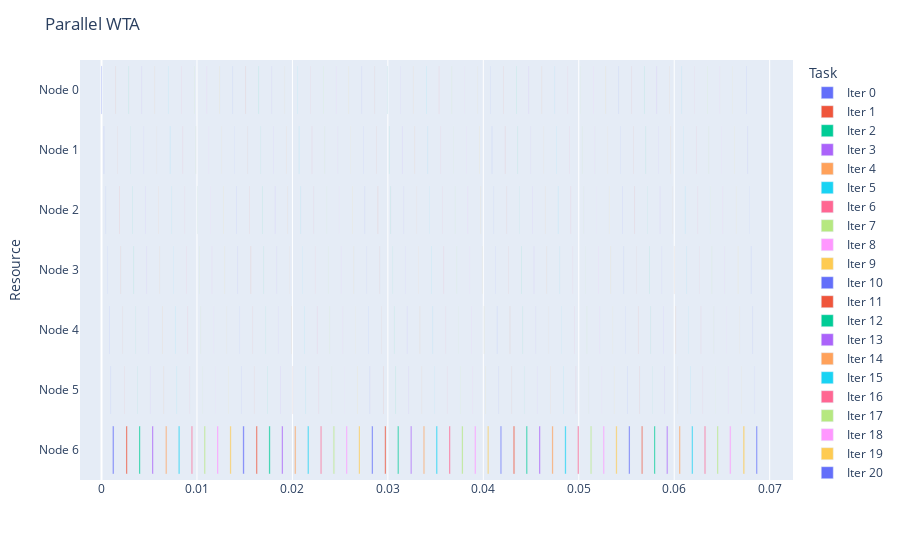

This figure's notebook cell:
### Code cell
fig = getDataGantt(data, "Parallel WTA")
fig.show()

### Figure 1 — Plotly figure (JSON) as saved in the notebook; plotly's stock layout.template omitted (floating-point values rounded to 4 significant figures)
{"data": [{"alignmentgroup": "True", "base": [0, 0.0002489, 0.0004287, 0.0006082, 0.0007865, 0.0009677, 0.001151], "hovertemplate": "Task=Iter 0<br>Start=%{base}<br>Finish=%{x}<br>Resource=%{y}<extra></extra>", "legendgroup": "Iter 0", "marker": {"color": "#636efa", "pattern": {"shape": ""}}, "name": "Iter 0", "offsetgroup": "Iter 0", "orientation": "h", "showlegend": true, "textposition": "auto", "type": "bar", "x": [5.102e-05, 1.884e-05, 1.717e-05, 1.621e-05, 1.621e-05, 1.621e-05, 0.000144], "xaxis": "x", "y": ["Node 0", "Node 1", "Node 2", "Node 3", "Node 4", "Node 5", "Node 6"], "yaxis": "y"}, {"alignmentgroup": "True", "base": [0.001481, 0.001658, 0.001833, 0.002008, 0.002194, 0.002381, 0.002564], "hovertemplate": "Task=Iter 1<br>Start=%{base}<br>Finish=%{x}<br>Resource=%{y}<extra></extra>", "legendgroup": "Iter 1", "marker": {"color": "#EF553B", "pattern": {"shape": ""}}, "name": "Iter 1", "offsetgroup": "Iter 1", "orientation": "h", "showlegend": true, "textposition": "auto", "type": "bar", "x": [1.764e-05, 1.645e-05, 1.597e-05, 1.597e-05, 1.621e-05, 1.621e-05, 0.000133], "xaxis": "x", "y": ["Node 0", "Node 1", "Node 2", "Node 3", "Node 4", "Node 5", "Node 6"], "yaxis": "y"}, {"alignmentgroup": "True", "base": [0.002848, 0.003024, 0.003205, 0.003386, 0.003563, 0.003742, 0.003924], "hovertemplate": "Task=Iter 2<br>Start=%{base}<br>Finish=%{x}<br>Resource=%{y}<extra></extra>", "legendgroup": "Iter 2", "marker": {"color": "#00cc96", "pattern": {"shape": ""}}, "name": "Iter 2", "offsetgroup": "Iter 2", "orientation": "h", "showlegend": true, "textposition": "auto", "type": "bar", "x": [1.717e-05, 1.574e-05, 1.526e-05, 1.55e-05, 1.55e-05, 1.597e-05, 0.0001326], "xaxis": "x", "y": ["Node 0", "Node 1", "Node 2", "Node 3", "Node 4", "Node 5", "Node 6"], "yaxis": "y"}, {"alignmentgroup": "True", "base": [0.004213, 0.00439, 0.004563, 0.004738, 0.004915, 0.005095, 0.005291], "hovertemplate": "Task=Iter 3<br>Start=%{base}<br>Finish=%{x}<br>Resource=%{y}<extra></extra>", "legendgroup": "Iter 3", "marker": {"color": "#ab63fa", "pattern": {"shape": ""}}, "name": "Iter 3", "offsetgroup": "Iter 3", "orientation": "h", "showlegend": true, "textposition": "auto", "type": "bar", "x": [1.74e-05, 1.55e-05, 1.55e-05, 1.55e-05, 1.574e-05, 1.597e-05, 0.000133], "xaxis": "x", "y": ["Node 0", "Node 1", "Node 2", "Node 3", "Node 4", "Node 5", "Node 6"], "yaxis": "y"}, {"alignmentgroup": "True", "base": [0.005574, 0.00575, 0.005923, 0.006099, 0.006341, 0.006527, 0.006708], "hovertemplate": "Task=Iter 4<br>Start=%{base}<br>Finish=%{x}<br>Resource=%{y}<extra></extra>", "legendgroup": "Iter 4", "marker": {"color": "#FFA15A", "pattern": {"shape": ""}}, "name": "Iter 4", "offsetgroup": "Iter 4", "orientation": "h", "showlegend": true, "textposition": "auto", "type": "bar", "x": [1.717e-05, 1.574e-05, 1.55e-05, 1.574e-05, 1.836e-05, 1.597e-05, 0.0001314], "xaxis": "x", "y": ["Node 0", "Node 1", "Node 2", "Node 3", "Node 4", "Node 5", "Node 6"], "yaxis": "y"}, {"alignmentgroup": "True", "base": [0.006988, 0.007171, 0.00735, 0.007524, 0.007699, 0.007878, 0.008057], "hovertemplate": "Task=Iter 5<br>Start=%{base}<br>Finish=%{x}<br>Resource=%{y}<extra></extra>", "legendgroup": "Iter 5", "marker": {"color": "#19d3f3", "pattern": {"shape": ""}}, "name": "Iter 5", "offsetgroup": "Iter 5", "orientation": "h", "showlegend": true, "textposition": "auto", "type": "bar", "x": [1.717e-05, 1.597e-05, 1.574e-05, 1.526e-05, 1.597e-05, 1.55e-05, 0.0001388], "xaxis": "x", "y": ["Node 0", "Node 1", "Node 2", "Node 3", "Node 4", "Node 5", "Node 6"], "yaxis": "y"}, {"alignmentgroup": "True", "base": [0.00835, 0.008525, 0.008696, 0.008869, 0.009046, 0.009229, 0.009409], "hovertemplate": "Task=Iter 6<br>Start=%{base}<br>Finish=%{x}<br>Resource=%{y}<extra></extra>", "legendgroup": "Iter 6", "marker": {"color": "#FF6692", "pattern": {"shape": ""}}, "name": "Iter 6", "offsetgroup": "Iter 6", "orientation": "h", "showlegend": true, "textposition": "auto", "type": "bar", "x": [1.693e-05, 1.55e-05, 1.574e-05, 1.597e-05, 1.574e-05, 1.597e-05, 0.0001326], "xaxis": "x", "y": ["Node 0", "Node 1", "Node 2", "Node 3", "Node 4", "Node 5", "Node 6"], "yaxis": "y"}, {"alignmentgroup": "True", "base": [0.00969, 0.009865, 0.01004, 0.01022, 0.0104, 0.01057, 0.01075], "hovertemplate": "Task=Iter 7<br>Start=%{base}<br>Finish=%{x}<br>Resource=%{y}<extra></extra>", "legendgroup": "Iter 7", "marker": {"color": "#B6E880", "pattern": {"shape": ""}}, "name": "Iter 7", "offsetgroup": "Iter 7", "orientation": "h", "showlegend": true, "textposition": "auto", "type": "bar", "x": [1.74e-05, 1.574e-05, 1.574e-05, 1.597e-05, 1.574e-05, 1.621e-05, 0.0001347], "xaxis": "x", "y": ["Node 0", "Node 1", "Node 2", "Node 3", "Node 4", "Node 5", "Node 6"], "yaxis": "y"}, {"alignmentgroup": "True", "base": [0.01104, 0.01122, 0.01139, 0.01156, 0.01174, 0.01192, 0.0121], "hovertemplate": "Task=Iter 8<br>Start=%{base}<br>Finish=%{x}<br>Resource=%{y}<extra></extra>", "legendgroup": "Iter 8", "marker": {"color": "#FF97FF", "pattern": {"shape": ""}}, "name": "Iter 8", "offsetgroup": "Iter 8", "orientation": "h", "showlegend": true, "textposition": "auto", "type": "bar", "x": [1.74e-05, 1.55e-05, 1.55e-05, 1.55e-05, 1.574e-05, 1.574e-05, 0.0001404], "xaxis": "x", "y": ["Node 0", "Node 1", "Node 2", "Node 3", "Node 4", "Node 5", "Node 6"], "yaxis": "y"}, {"alignmentgroup": "True", "base": [0.01239, 0.01256, 0.01274, 0.01291, 0.01309, 0.01327, 0.01345], "hovertemplate": "Task=Iter 9<br>Start=%{base}<br>Finish=%{x}<br>Resource=%{y}<extra></extra>", "legendgroup": "Iter 9", "marker": {"color": "#FECB52", "pattern": {"shape": ""}}, "name": "Iter 9", "offsetgroup": "Iter 9", "orientation": "h", "showlegend": true, "textposition": "auto", "type": "bar", "x": [1.74e-05, 1.574e-05, 1.55e-05, 1.55e-05, 1.574e-05, 1.621e-05, 0.000133], "xaxis": "x", "y": ["Node 0", "Node 1", "Node 2", "Node 3", "Node 4", "Node 5", "Node 6"], "yaxis": "y"}, {"alignmentgroup": "True", "base": [0.01374, 0.01392, 0.01409, 0.01427, 0.01445, 0.01463, 0.01481], "hovertemplate": "Task=Iter 10<br>Start=%{base}<br>Finish=%{x}<br>Resource=%{y}<extra></extra>", "legendgroup": "Iter 10", "marker": {"color": "#636efa", "pattern": {"shape": ""}}, "name": "Iter 10", "offsetgroup": "Iter 10", "orientation": "h", "showlegend": true, "textposition": "auto", "type": "bar", "x": [1.74e-05, 1.574e-05, 1.55e-05, 1.574e-05, 1.597e-05, 1.574e-05, 0.0001392], "xaxis": "x", "y": ["Node 0", "Node 1", "Node 2", "Node 3", "Node 4", "Node 5", "Node 6"], "yaxis": "y"}, {"alignmentgroup": "True", "base": [0.01512, 0.0153, 0.01548, 0.01565, 0.01583, 0.01601, 0.01619], "hovertemplate": "Task=Iter 11<br>Start=%{base}<br>Finish=%{x}<br>Resource=%{y}<extra></extra>", "legendgroup": "Iter 11", "marker": {"color": "#EF553B", "pattern": {"shape": ""}}, "name": "Iter 11", "offsetgroup": "Iter 11", "orientation": "h", "showlegend": true, "textposition": "auto", "type": "bar", "x": [1.693e-05, 1.55e-05, 1.55e-05, 1.574e-05, 1.621e-05, 1.597e-05, 0.0001328], "xaxis": "x", "y": ["Node 0", "Node 1", "Node 2", "Node 3", "Node 4", "Node 5", "Node 6"], "yaxis": "y"}, {"alignmentgroup": "True", "base": [0.01647, 0.01665, 0.01682, 0.01699, 0.01718, 0.01736, 0.01754], "hovertemplate": "Task=Iter 12<br>Start=%{base}<br>Finish=%{x}<br>Resource=%{y}<extra></extra>", "legendgroup": "Iter 12", "marker": {"color": "#00cc96", "pattern": {"shape": ""}}, "name": "Iter 12", "offsetgroup": "Iter 12", "orientation": "h", "showlegend": true, "textposition": "auto", "type": "bar", "x": [1.717e-05, 1.55e-05, 1.574e-05, 1.55e-05, 1.597e-05, 1.597e-05, 0.000133], "xaxis": "x", "y": ["Node 0", "Node 1", "Node 2", "Node 3", "Node 4", "Node 5", "Node 6"], "yaxis": "y"}, {"alignmentgroup": "True", "base": [0.01782, 0.01799, 0.01817, 0.01835, 0.01852, 0.0187, 0.01888], "hovertemplate": "Task=Iter 13<br>Start=%{base}<br>Finish=%{x}<br>Resource=%{y}<extra></extra>", "legendgroup": "Iter 13", "marker": {"color": "#ab63fa", "pattern": {"shape": ""}}, "name": "Iter 13", "offsetgroup": "Iter 13", "orientation": "h", "showlegend": true, "textposition": "auto", "type": "bar", "x": [1.717e-05, 1.55e-05, 1.55e-05, 1.574e-05, 1.55e-05, 1.574e-05, 0.0001328], "xaxis": "x", "y": ["Node 0", "Node 1", "Node 2", "Node 3", "Node 4", "Node 5", "Node 6"], "yaxis": "y"}, {"alignmentgroup": "True", "base": [0.01917, 0.01934, 0.01951, 0.01969, 0.01986, 0.02004, 0.02023], "hovertemplate": "Task=Iter 14<br>Start=%{base}<br>Finish=%{x}<br>Resource=%{y}<extra></extra>", "legendgroup": "Iter 14", "marker": {"color": "#FFA15A", "pattern": {"shape": ""}}, "name": "Iter 14", "offsetgroup": "Iter 14", "orientation": "h", "showlegend": true, "textposition": "auto", "type": "bar", "x": [1.74e-05, 1.574e-05, 1.55e-05, 1.55e-05, 1.597e-05, 1.574e-05, 0.0001323], "xaxis": "x", "y": ["Node 0", "Node 1", "Node 2", "Node 3", "Node 4", "Node 5", "Node 6"], "yaxis": "y"}, {"alignmentgroup": "True", "base": [0.02051, 0.02068, 0.02086, 0.02104, 0.02122, 0.02141, 0.02159], "hovertemplate": "Task=Iter 15<br>Start=%{base}<br>Finish=%{x}<br>Resource=%{y}<extra></extra>", "legendgroup": "Iter 15", "marker": {"color": "#19d3f3", "pattern": {"shape": ""}}, "name": "Iter 15", "offsetgroup": "Iter 15", "orientation": "h", "showlegend": true, "textposition": "auto", "type": "bar", "x": [1.693e-05, 1.55e-05, 2.027e-05, 1.574e-05, 1.597e-05, 1.574e-05, 0.0001326], "xaxis": "x", "y": ["Node 0", "Node 1", "Node 2", "Node 3", "Node 4", "Node 5", "Node 6"], "yaxis": "y"}, {"alignmentgroup": "True", "base": [0.02187, 0.02204, 0.02222, 0.0224, 0.02257, 0.02275, 0.02293], "hovertemplate": "Task=Iter 16<br>Start=%{base}<br>Finish=%{x}<br>Resource=%{y}<extra></extra>", "legendgroup": "Iter 16", "marker": {"color": "#FF6692", "pattern": {"shape": ""}}, "name": "Iter 16", "offsetgroup": "Iter 16", "orientation": "h", "showlegend": true, "textposition": "auto", "type": "bar", "x": [1.717e-05, 1.55e-05, 1.55e-05, 1.574e-05, 1.526e-05, 1.574e-05, 0.0001316], "xaxis": "x", "y": ["Node 0", "Node 1", "Node 2", "Node 3", "Node 4", "Node 5", "Node 6"], "yaxis": "y"}, {"alignmentgroup": "True", "base": [0.02322, 0.0234, 0.02357, 0.02374, 0.02392, 0.0241, 0.02428], "hovertemplate": "Task=Iter 17<br>Start=%{base}<br>Finish=%{x}<br>Resource=%{y}<extra></extra>", "legendgroup": "Iter 17", "marker": {"color": "#B6E880", "pattern": {"shape": ""}}, "name": "Iter 17", "offsetgroup": "Iter 17", "orientation": "h", "showlegend": true, "textposition": "auto", "type": "bar", "x": [2.003e-05, 1.526e-05, 1.55e-05, 1.526e-05, 1.55e-05, 1.526e-05, 0.0001323], "xaxis": "x", "y": ["Node 0", "Node 1", "Node 2", "Node 3", "Node 4", "Node 5", "Node 6"], "yaxis": "y"}, {"alignmentgroup": "True", "base": [0.02456, 0.02474, 0.02491, 0.02509, 0.02527, 0.02544, 0.02562], "hovertemplate": "Task=Iter 18<br>Start=%{base}<br>Finish=%{x}<br>Resource=%{y}<extra></extra>", "legendgroup": "Iter 18", "marker": {"color": "#FF97FF", "pattern": {"shape": ""}}, "name": "Iter 18", "offsetgroup": "Iter 18", "orientation": "h", "showlegend": true, "textposition": "auto", "type": "bar", "x": [1.717e-05, 1.574e-05, 1.55e-05, 1.55e-05, 1.597e-05, 1.55e-05, 0.0001307], "xaxis": "x", "y": ["Node 0", "Node 1", "Node 2", "Node 3", "Node 4", "Node 5", "Node 6"], "yaxis": "y"}, {"alignmentgroup": "True", "base": [0.0259, 0.02607, 0.02625, 0.02642, 0.0266, 0.02677, 0.02695], "hovertemplate": "Task=Iter 19<br>Start=%{base}<br>Finish=%{x}<br>Resource=%{y}<extra></extra>", "legendgroup": "Iter 19", "marker": {"color": "#FECB52", "pattern": {"shape": ""}}, "name": "Iter 19", "offsetgroup": "Iter 19", "orientation": "h", "showlegend": true, "textposition": "auto", "type": "bar", "x": [1.693e-05, 1.574e-05, 1.574e-05, 1.55e-05, 1.574e-05, 1.597e-05, 0.0001297], "xaxis": "x", "y": ["Node 0", "Node 1", "Node 2", "Node 3", "Node 4", "Node 5", "Node 6"], "yaxis": "y"}, {"alignmentgroup": "True", "base": [0.02725, 0.02742, 0.02759, 0.02776, 0.02794, 0.02812, 0.02831], "hovertemplate": "Task=Iter 20<br>Start=%{base}<br>Finish=%{x}<br>Resource=%{y}<extra></extra>", "legendgroup": "Iter 20", "marker": {"color": "#636efa", "pattern": {"shape": ""}}, "name": "Iter 20", "offsetgroup": "Iter 20", "orientation": "h", "showlegend": true, "textposition": "auto", "type": "bar", "x": [1.788e-05, 1.574e-05, 1.574e-05, 1.55e-05, 1.597e-05, 1.55e-05, 0.0001316], "xaxis": "x", "y": ["Node 0", "Node 1", "Node 2", "Node 3", "Node 4", "Node 5", "Node 6"], "yaxis": "y"}, {"alignmentgroup": "True", "base": [0.02861, 0.02879, 0.02896, 0.02913, 0.02932, 0.0295, 0.02968], "hovertemplate": "Task=Iter 21<br>Start=%{base}<br>Finish=%{x}<br>Resource=%{y}<extra></extra>", "legendgroup": "Iter 21", "marker": {"color": "#EF553B", "pattern": {"shape": ""}}, "name": "Iter 21", "offsetgroup": "Iter 21", "orientation": "h", "showlegend": true, "textposition": "auto", "type": "bar", "x": [1.669e-05, 1.55e-05, 1.55e-05, 1.597e-05, 1.55e-05, 1.597e-05, 0.0001323], "xaxis": "x", "y": ["Node 0", "Node 1", "Node 2", "Node 3", "Node 4", "Node 5", "Node 6"], "yaxis": "y"}, {"alignmentgroup": "True", "base": [0.02995, 0.03013, 0.03031, 0.03048, 0.03066, 0.03084, 0.03101], "hovertemplate": "Task=Iter 22<br>Start=%{base}<br>Finish=%{x}<br>Resource=%{y}<extra></extra>", "legendgroup": "Iter 22", "marker": {"color": "#00cc96", "pattern": {"shape": ""}}, "name": "Iter 22", "offsetgroup": "Iter 22", "orientation": "h", "showlegend": true, "textposition": "auto", "type": "bar", "x": [1.717e-05, 1.574e-05, 1.55e-05, 1.574e-05, 1.55e-05, 1.597e-05, 0.0001318], "xaxis": "x", "y": ["Node 0", "Node 1", "Node 2", "Node 3", "Node 4", "Node 5", "Node 6"], "yaxis": "y"}, {"alignmentgroup": "True", "base": [0.03131, 0.03148, 0.03165, 0.03183, 0.032, 0.03219, 0.03237], "hovertemplate": "Task=Iter 23<br>Start=%{base}<br>Finish=%{x}<br>Resource=%{y}<extra></extra>", "legendgroup": "Iter 23", "marker": {"color": "#ab63fa", "pattern": {"shape": ""}}, "name": "Iter 23", "offsetgroup": "Iter 23", "orientation": "h", "showlegend": true, "textposition": "auto", "type": "bar", "x": [1.717e-05, 1.574e-05, 1.55e-05, 1.55e-05, 1.55e-05, 1.645e-05, 0.0001318], "xaxis": "x", "y": ["Node 0", "Node 1", "Node 2", "Node 3", "Node 4", "Node 5", "Node 6"], "yaxis": "y"}, {"alignmentgroup": "True", "base": [0.03265, 0.03282, 0.033, 0.03318, 0.03336, 0.03354, 0.03372], "hovertemplate": "Task=Iter 24<br>Start=%{base}<br>Finish=%{x}<br>Resource=%{y}<extra></extra>", "legendgroup": "Iter 24", "marker": {"color": "#FFA15A", "pattern": {"shape": ""}}, "name": "Iter 24", "offsetgroup": "Iter 24", "orientation": "h", "showlegend": true, "textposition": "auto", "type": "bar", "x": [1.669e-05, 1.621e-05, 1.55e-05, 1.574e-05, 1.574e-05, 1.574e-05, 0.0001326], "xaxis": "x", "y": ["Node 0", "Node 1", "Node 2", "Node 3", "Node 4", "Node 5", "Node 6"], "yaxis": "y"}, {"alignmentgroup": "True", "base": [0.034, 0.03418, 0.03435, 0.03453, 0.0347, 0.03488, 0.03506], "hovertemplate": "Task=Iter 25<br>Start=%{base}<br>Finish=%{x}<br>Resource=%{y}<extra></extra>", "legendgroup": "Iter 25", "marker": {"color": "#19d3f3", "pattern": {"shape": ""}}, "name": "Iter 25", "offsetgroup": "Iter 25", "orientation": "h", "showlegend": true, "textposition": "auto", "type": "bar", "x": [1.669e-05, 1.574e-05, 1.574e-05, 1.574e-05, 1.526e-05, 1.597e-05, 0.0001385], "xaxis": "x", "y": ["Node 0", "Node 1", "Node 2", "Node 3", "Node 4", "Node 5", "Node 6"], "yaxis": "y"}, {"alignmentgroup": "True", "base": [0.03535, 0.03552, 0.03569, 0.03587, 0.03604, 0.03623, 0.03641], "hovertemplate": "Task=Iter 26<br>Start=%{base}<br>Finish=%{x}<br>Resource=%{y}<extra></extra>", "legendgroup": "Iter 26", "marker": {"color": "#FF6692", "pattern": {"shape": ""}}, "name": "Iter 26", "offsetgroup": "Iter 26", "orientation": "h", "showlegend": true, "textposition": "auto", "type": "bar", "x": [1.669e-05, 1.574e-05, 1.55e-05, 1.574e-05, 1.55e-05, 1.621e-05, 0.0001316], "xaxis": "x", "y": ["Node 0", "Node 1", "Node 2", "Node 3", "Node 4", "Node 5", "Node 6"], "yaxis": "y"}, {"alignmentgroup": "True", "base": [0.03669, 0.03686, 0.03703, 0.03721, 0.03739, 0.03756, 0.03774], "hovertemplate": "Task=Iter 27<br>Start=%{base}<br>Finish=%{x}<br>Resource=%{y}<extra></extra>", "legendgroup": "Iter 27", "marker": {"color": "#B6E880", "pattern": {"shape": ""}}, "name": "Iter 27", "offsetgroup": "Iter 27", "orientation": "h", "showlegend": true, "textposition": "auto", "type": "bar", "x": [1.669e-05, 1.55e-05, 1.597e-05, 1.526e-05, 1.597e-05, 1.574e-05, 0.0001323], "xaxis": "x", "y": ["Node 0", "Node 1", "Node 2", "Node 3", "Node 4", "Node 5", "Node 6"], "yaxis": "y"}, {"alignmentgroup": "True", "base": [0.03802, 0.03821, 0.03838, 0.03855, 0.03872, 0.0389, 0.03909], "hovertemplate": "Task=Iter 28<br>Start=%{base}<br>Finish=%{x}<br>Resource=%{y}<extra></extra>", "legendgroup": "Iter 28", "marker": {"color": "#FF97FF", "pattern": {"shape": ""}}, "name": "Iter 28", "offsetgroup": "Iter 28", "orientation": "h", "showlegend": true, "textposition": "auto", "type": "bar", "x": [1.717e-05, 1.574e-05, 1.574e-05, 1.526e-05, 1.55e-05, 1.621e-05, 0.000138], "xaxis": "x", "y": ["Node 0", "Node 1", "Node 2", "Node 3", "Node 4", "Node 5", "Node 6"], "yaxis": "y"}, {"alignmentgroup": "True", "base": [0.03938, 0.03955, 0.03972, 0.03989, 0.04007, 0.04026, 0.04044], "hovertemplate": "Task=Iter 29<br>Start=%{base}<br>Finish=%{x}<br>Resource=%{y}<extra></extra>", "legendgroup": "Iter 29", "marker": {"color": "#FECB52", "pattern": {"shape": ""}}, "name": "Iter 29", "offsetgroup": "Iter 29", "orientation": "h", "showlegend": true, "textposition": "auto", "type": "bar", "x": [1.717e-05, 1.55e-05, 1.55e-05, 1.574e-05, 1.526e-05, 1.812e-05, 0.0001307], "xaxis": "x", "y": ["Node 0", "Node 1", "Node 2", "Node 3", "Node 4", "Node 5", "Node 6"], "yaxis": "y"}, {"alignmentgroup": "True", "base": [0.04073, 0.0409, 0.04107, 0.04125, 0.04143, 0.04161, 0.04179], "hovertemplate": "Task=Iter 30<br>Start=%{base}<br>Finish=%{x}<br>Resource=%{y}<extra></extra>", "legendgroup": "Iter 30", "marker": {"color": "#636efa", "pattern": {"shape": ""}}, "name": "Iter 30", "offsetgroup": "Iter 30", "orientation": "h", "showlegend": true, "textposition": "auto", "type": "bar", "x": [1.74e-05, 1.55e-05, 1.55e-05, 1.597e-05, 1.574e-05, 1.574e-05, 0.0001302], "xaxis": "x", "y": ["Node 0", "Node 1", "Node 2", "Node 3", "Node 4", "Node 5", "Node 6"], "yaxis": "y"}, {"alignmentgroup": "True", "base": [0.04208, 0.04227, 0.04244, 0.04261, 0.04279, 0.04297, 0.04314], "hovertemplate": "Task=Iter 31<br>Start=%{base}<br>Finish=%{x}<br>Resource=%{y}<extra></extra>", "legendgroup": "Iter 31", "marker": {"color": "#EF553B", "pattern": {"shape": ""}}, "name": "Iter 31", "offsetgroup": "Iter 31", "orientation": "h", "showlegend": true, "textposition": "auto", "type": "bar", "x": [1.645e-05, 1.574e-05, 1.574e-05, 1.574e-05, 1.55e-05, 1.55e-05, 0.0001416], "xaxis": "x", "y": ["Node 0", "Node 1", "Node 2", "Node 3", "Node 4", "Node 5", "Node 6"], "yaxis": "y"}, {"alignmentgroup": "True", "base": [0.04343, 0.04361, 0.04378, 0.04395, 0.04413, 0.04431, 0.04449], "hovertemplate": "Task=Iter 32<br>Start=%{base}<br>Finish=%{x}<br>Resource=%{y}<extra></extra>", "legendgroup": "Iter 32", "marker": {"color": "#00cc96", "pattern": {"shape": ""}}, "name": "Iter 32", "offsetgroup": "Iter 32", "orientation": "h", "showlegend": true, "textposition": "auto", "type": "bar", "x": [1.693e-05, 1.574e-05, 1.55e-05, 1.597e-05, 1.55e-05, 1.574e-05, 0.0001318], "xaxis": "x", "y": ["Node 0", "Node 1", "Node 2", "Node 3", "Node 4", "Node 5", "Node 6"], "yaxis": "y"}, {"alignmentgroup": "True", "base": [0.04477, 0.04495, 0.04512, 0.0453, 0.04548, 0.04566, 0.04584], "hovertemplate": "Task=Iter 33<br>Start=%{base}<br>Finish=%{x}<br>Resource=%{y}<extra></extra>", "legendgroup": "Iter 33", "marker": {"color": "#ab63fa", "pattern": {"shape": ""}}, "name": "Iter 33", "offsetgroup": "Iter 33", "orientation": "h", "showlegend": true, "textposition": "auto", "type": "bar", "x": [1.717e-05, 1.574e-05, 1.597e-05, 1.597e-05, 1.574e-05, 1.574e-05, 0.0001321], "xaxis": "x", "y": ["Node 0", "Node 1", "Node 2", "Node 3", "Node 4", "Node 5", "Node 6"], "yaxis": "y"}, {"alignmentgroup": "True", "base": [0.04612, 0.0463, 0.04647, 0.04665, 0.04682, 0.047, 0.04719], "hovertemplate": "Task=Iter 34<br>Start=%{base}<br>Finish=%{x}<br>Resource=%{y}<extra></extra>", "legendgroup": "Iter 34", "marker": {"color": "#FFA15A", "pattern": {"shape": ""}}, "name": "Iter 34", "offsetgroup": "Iter 34", "orientation": "h", "showlegend": true, "textposition": "auto", "type": "bar", "x": [1.717e-05, 1.597e-05, 1.55e-05, 1.574e-05, 1.526e-05, 1.597e-05, 0.0001323], "xaxis": "x", "y": ["Node 0", "Node 1", "Node 2", "Node 3", "Node 4", "Node 5", "Node 6"], "yaxis": "y"}, {"alignmentgroup": "True", "base": [0.04747, 0.04764, 0.04782, 0.048, 0.04818, 0.04836, 0.04854], "hovertemplate": "Task=Iter 35<br>Start=%{base}<br>Finish=%{x}<br>Resource=%{y}<extra></extra>", "legendgroup": "Iter 35", "marker": {"color": "#19d3f3", "pattern": {"shape": ""}}, "name": "Iter 35", "offsetgroup": "Iter 35", "orientation": "h", "showlegend": true, "textposition": "auto", "type": "bar", "x": [1.717e-05, 1.574e-05, 1.55e-05, 1.55e-05, 1.621e-05, 1.597e-05, 0.0001333], "xaxis": "x", "y": ["Node 0", "Node 1", "Node 2", "Node 3", "Node 4", "Node 5", "Node 6"], "yaxis": "y"}, {"alignmentgroup": "True", "base": [0.04882, 0.049, 0.04917, 0.04935, 0.04952, 0.0497, 0.04988], "hovertemplate": "Task=Iter 36<br>Start=%{base}<br>Finish=%{x}<br>Resource=%{y}<extra></extra>", "legendgroup": "Iter 36", "marker": {"color": "#FF6692", "pattern": {"shape": ""}}, "name": "Iter 36", "offsetgroup": "Iter 36", "orientation": "h", "showlegend": true, "textposition": "auto", "type": "bar", "x": [1.669e-05, 1.574e-05, 1.574e-05, 1.574e-05, 1.574e-05, 1.597e-05, 0.0001314], "xaxis": "x", "y": ["Node 0", "Node 1", "Node 2", "Node 3", "Node 4", "Node 5", "Node 6"], "yaxis": "y"}, {"alignmentgroup": "True", "base": [0.05016, 0.05034, 0.05051, 0.05068, 0.05085, 0.05103, 0.05122], "hovertemplate": "Task=Iter 37<br>Start=%{base}<br>Finish=%{x}<br>Resource=%{y}<extra></extra>", "legendgroup": "Iter 37", "marker": {"color": "#B6E880", "pattern": {"shape": ""}}, "name": "Iter 37", "offsetgroup": "Iter 37", "orientation": "h", "showlegend": true, "textposition": "auto", "type": "bar", "x": [1.74e-05, 1.55e-05, 1.574e-05, 1.574e-05, 1.55e-05, 1.645e-05, 0.0001307], "xaxis": "x", "y": ["Node 0", "Node 1", "Node 2", "Node 3", "Node 4", "Node 5", "Node 6"], "yaxis": "y"}, {"alignmentgroup": "True", "base": [0.0515, 0.05167, 0.05184, 0.05202, 0.0522, 0.05238, 0.05256], "hovertemplate": "Task=Iter 38<br>Start=%{base}<br>Finish=%{x}<br>Resource=%{y}<extra></extra>", "legendgroup": "Iter 38", "marker": {"color": "#FF97FF", "pattern": {"shape": ""}}, "name": "Iter 38", "offsetgroup": "Iter 38", "orientation": "h", "showlegend": true, "textposition": "auto", "type": "bar", "x": [1.74e-05, 1.574e-05, 1.764e-05, 1.574e-05, 1.597e-05, 1.574e-05, 0.0001311], "xaxis": "x", "y": ["Node 0", "Node 1", "Node 2", "Node 3", "Node 4", "Node 5", "Node 6"], "yaxis": "y"}, {"alignmentgroup": "True", "base": [0.05283, 0.05301, 0.05318, 0.05336, 0.05353, 0.05371, 0.05389], "hovertemplate": "Task=Iter 39<br>Start=%{base}<br>Finish=%{x}<br>Resource=%{y}<extra></extra>", "legendgroup": "Iter 39", "marker": {"color": "#FECB52", "pattern": {"shape": ""}}, "name": "Iter 39", "offsetgroup": "Iter 39", "orientation": "h", "showlegend": true, "textposition": "auto", "type": "bar", "x": [1.693e-05, 1.574e-05, 1.574e-05, 1.574e-05, 1.597e-05, 1.574e-05, 0.0001307], "xaxis": "x", "y": ["Node 0", "Node 1", "Node 2", "Node 3", "Node 4", "Node 5", "Node 6"], "yaxis": "y"}, {"alignmentgroup": "True", "base": [0.05419, 0.05436, 0.05453, 0.05471, 0.05488, 0.05505, 0.05524], "hovertemplate": "Task=Iter 40<br>Start=%{base}<br>Finish=%{x}<br>Resource=%{y}<extra></extra>", "legendgroup": "Iter 40", "marker": {"color": "#636efa", "pattern": {"shape": ""}}, "name": "Iter 40", "offsetgroup": "Iter 40", "orientation": "h", "showlegend": true, "textposition": "auto", "type": "bar", "x": [1.86e-05, 1.597e-05, 1.502e-05, 1.55e-05, 1.526e-05, 1.526e-05, 0.0001285], "xaxis": "x", "y": ["Node 0", "Node 1", "Node 2", "Node 3", "Node 4", "Node 5", "Node 6"], "yaxis": "y"}, {"alignmentgroup": "True", "base": [0.05553, 0.0557, 0.05587, 0.05604, 0.05622, 0.05639, 0.05657], "hovertemplate": "Task=Iter 41<br>Start=%{base}<br>Finish=%{x}<br>Resource=%{y}<extra></extra>", "legendgroup": "Iter 41", "marker": {"color": "#EF553B", "pattern": {"shape": ""}}, "name": "Iter 41", "offsetgroup": "Iter 41", "orientation": "h", "showlegend": true, "textposition": "auto", "type": "bar", "x": [1.645e-05, 1.526e-05, 1.526e-05, 1.526e-05, 1.55e-05, 1.574e-05, 0.000129], "xaxis": "x", "y": ["Node 0", "Node 1", "Node 2", "Node 3", "Node 4", "Node 5", "Node 6"], "yaxis": "y"}, {"alignmentgroup": "True", "base": [0.05684, 0.05701, 0.05719, 0.05736, 0.05753, 0.05771, 0.05788], "hovertemplate": "Task=Iter 42<br>Start=%{base}<br>Finish=%{x}<br>Resource=%{y}<extra></extra>", "legendgroup": "Iter 42", "marker": {"color": "#00cc96", "pattern": {"shape": ""}}, "name": "Iter 42", "offsetgroup": "Iter 42", "orientation": "h", "showlegend": true, "textposition": "auto", "type": "bar", "x": [1.669e-05, 1.526e-05, 1.526e-05, 1.526e-05, 1.55e-05, 1.526e-05, 0.0001287], "xaxis": "x", "y": ["Node 0", "Node 1", "Node 2", "Node 3", "Node 4", "Node 5", "Node 6"], "yaxis": "y"}, {"alignmentgroup": "True", "base": [0.05817, 0.05834, 0.05851, 0.05868, 0.05885, 0.05902, 0.0592], "hovertemplate": "Task=Iter 43<br>Start=%{base}<br>Finish=%{x}<br>Resource=%{y}<extra></extra>", "legendgroup": "Iter 43", "marker": {"color": "#ab63fa", "pattern": {"shape": ""}}, "name": "Iter 43", "offsetgroup": "Iter 43", "orientation": "h", "showlegend": true, "textposition": "auto", "type": "bar", "x": [1.931e-05, 1.526e-05, 1.526e-05, 1.526e-05, 1.574e-05, 1.55e-05, 0.0001295], "xaxis": "x", "y": ["Node 0", "Node 1", "Node 2", "Node 3", "Node 4", "Node 5", "Node 6"], "yaxis": "y"}, {"alignmentgroup": "True", "base": [0.05947, 0.05964, 0.05981, 0.05998, 0.06015, 0.06034, 0.06051], "hovertemplate": "Task=Iter 44<br>Start=%{base}<br>Finish=%{x}<br>Resource=%{y}<extra></extra>", "legendgroup": "Iter 44", "marker": {"color": "#FFA15A", "pattern": {"shape": ""}}, "name": "Iter 44", "offsetgroup": "Iter 44", "orientation": "h", "showlegend": true, "textposition": "auto", "type": "bar", "x": [1.717e-05, 1.526e-05, 1.502e-05, 1.55e-05, 2.313e-05, 1.574e-05, 0.000129], "xaxis": "x", "y": ["Node 0", "Node 1", "Node 2", "Node 3", "Node 4", "Node 5", "Node 6"], "yaxis": "y"}, {"alignmentgroup": "True", "base": [0.06079, 0.06096, 0.06113, 0.06131, 0.06148, 0.06166, 0.06183], "hovertemplate": "Task=Iter 45<br>Start=%{base}<br>Finish=%{x}<br>Resource=%{y}<extra></extra>", "legendgroup": "Iter 45", "marker": {"color": "#19d3f3", "pattern": {"shape": ""}}, "name": "Iter 45", "offsetgroup": "Iter 45", "orientation": "h", "showlegend": true, "textposition": "auto", "type": "bar", "x": [1.669e-05, 1.55e-05, 1.502e-05, 1.526e-05, 1.526e-05, 1.55e-05, 0.000129], "xaxis": "x", "y": ["Node 0", "Node 1", "Node 2", "Node 3", "Node 4", "Node 5", "Node 6"], "yaxis": "y"}, {"alignmentgroup": "True", "base": [0.06211, 0.06229, 0.06246, 0.06263, 0.0628, 0.06297, 0.06316], "hovertemplate": "Task=Iter 46<br>Start=%{base}<br>Finish=%{x}<br>Resource=%{y}<extra></extra>", "legendgroup": "Iter 46", "marker": {"color": "#FF6692", "pattern": {"shape": ""}}, "name": "Iter 46", "offsetgroup": "Iter 46", "orientation": "h", "showlegend": true, "textposition": "auto", "type": "bar", "x": [1.669e-05, 1.55e-05, 1.526e-05, 1.526e-05, 1.502e-05, 1.55e-05, 0.0001323], "xaxis": "x", "y": ["Node 0", "Node 1", "Node 2", "Node 3", "Node 4", "Node 5", "Node 6"], "yaxis": "y"}, {"alignmentgroup": "True", "base": [0.06344, 0.06361, 0.06378, 0.06395, 0.06412, 0.06431, 0.06449], "hovertemplate": "Task=Iter 47<br>Start=%{base}<br>Finish=%{x}<br>Resource=%{y}<extra></extra>", "legendgroup": "Iter 47", "marker": {"color": "#B6E880", "pattern": {"shape": ""}}, "name": "Iter 47", "offsetgroup": "Iter 47", "orientation": "h", "showlegend": true, "textposition": "auto", "type": "bar", "x": [1.693e-05, 1.55e-05, 1.502e-05, 1.526e-05, 1.526e-05, 1.574e-05, 0.0001285], "xaxis": "x", "y": ["Node 0", "Node 1", "Node 2", "Node 3", "Node 4", "Node 5", "Node 6"], "yaxis": "y"}, {"alignmentgroup": "True", "base": [0.06476, 0.06493, 0.0651, 0.06528, 0.06546, 0.06563, 0.06581], "hovertemplate": "Task=Iter 48<br>Start=%{base}<br>Finish=%{x}<br>Resource=%{y}<extra></extra>", "legendgroup": "Iter 48", "marker": {"color": "#FF97FF", "pattern": {"shape": ""}}, "name": "Iter 48", "offsetgroup": "Iter 48", "orientation": "h", "showlegend": true, "textposition": "auto", "type": "bar", "x": [1.669e-05, 1.526e-05, 1.502e-05, 1.788e-05, 1.574e-05, 1.526e-05, 0.0001292], "xaxis": "x", "y": ["Node 0", "Node 1", "Node 2", "Node 3", "Node 4", "Node 5", "Node 6"], "yaxis": "y"}, {"alignmentgroup": "True", "base": [0.06609, 0.0663, 0.06651, 0.06668, 0.06685, 0.06702, 0.06722], "hovertemplate": "Task=Iter 49<br>Start=%{base}<br>Finish=%{x}<br>Resource=%{y}<extra></extra>", "legendgroup": "Iter 49", "marker": {"color": "#FECB52", "pattern": {"shape": ""}}, "name": "Iter 49", "offsetgroup": "Iter 49", "orientation": "h", "showlegend": true, "textposition": "auto", "type": "bar", "x": [1.621e-05, 1.955e-05, 1.645e-05, 1.55e-05, 1.526e-05, 1.55e-05, 0.0001521], "xaxis": "x", "y": ["Node 0", "Node 1", "Node 2", "Node 3", "Node 4", "Node 5", "Node 6"], "yaxis": "y"}, {"alignmentgroup": "True", "base": [0.06753, 0.0677, 0.06787, 0.06804, 0.06823, 0.0684, 0.06858], "hovertemplate": "Task=Iter 50<br>Start=%{base}<br>Finish=%{x}<br>Resource=%{y}<extra></extra>", "legendgroup": "Iter 50", "marker": {"color": "#636efa", "pattern": {"shape": ""}}, "name": "Iter 50", "offsetgroup": "Iter 50", "orientation": "h", "showlegend": true, "textposition": "auto", "type": "bar", "x": [1.717e-05, 1.55e-05, 1.55e-05, 1.55e-05, 1.764e-05, 1.55e-05, 0.0001292], "xaxis": "x", "y": ["Node 0", "Node 1", "Node 2", "Node 3", "Node 4", "Node 5", "Node 6"], "yaxis": "y"}], "layout": {"barmode": "overlay", "legend": {"title": {"text": "Task"}, "tracegroupgap": 0}, "margin": {"t": 60}, "title": {"text": "Parallel WTA"}, "xaxis": {"anchor": "y", "domain": [0, 1], "type": "linear"}, "yaxis": {"anchor": "x", "autorange": "reversed", "domain": [0, 1], "title": {"text": "Resource"}}}}
